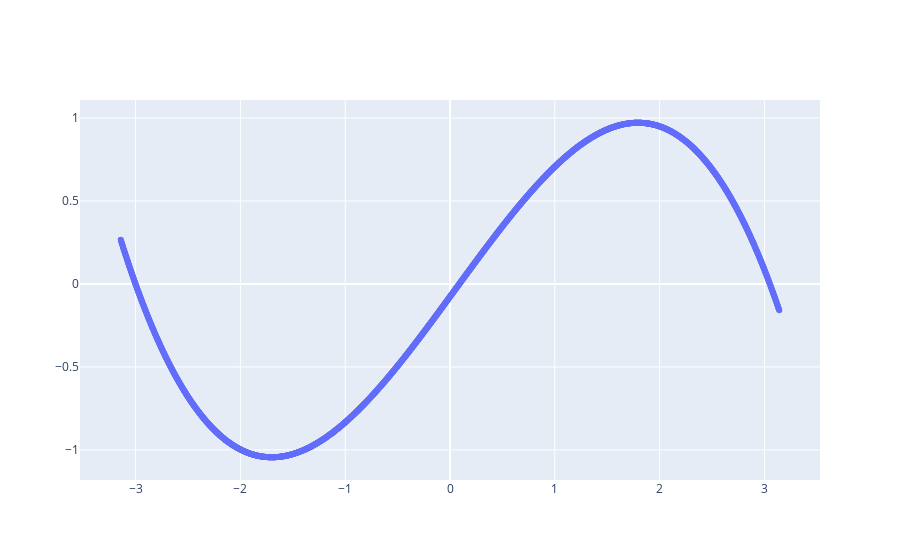

This figure's notebook cell:
### Code cell
learning_rate =  1e-6
epoch_size = 2000

y_pred = train(x, learning_rate, epoch_size)

### Figure 1 — Plotly figure (JSON) as saved in the notebook; plotly's stock layout.template omitted (floating-point values rounded to 4 significant figures; data arrays with more than 128 entries replaced by an {"elided": "..."} marker saying what was removed)
{"data": [{"mode": "markers", "name": "Prediction by Torch", "type": "scatter", "x": {"elided": "2000 float values"}, "y": {"elided": "2000 float values"}}], "layout": {}}
